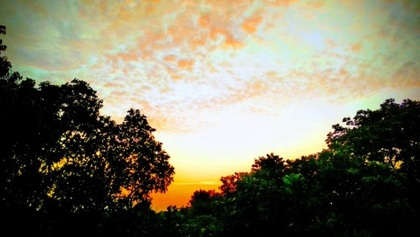
%> input picture Practical 3/image1.jpg, 420 x 237 px, shrunk from 568 x 320 before the run
$ octave HistogramGeneration.m   (GNU Octave 9; MATLAB toolbox functions it lacks are replaced by stand-ins)
%> lines starting %> are read from the running program, lines starting %| are printed output that depends on the picture
original = imread('image1.jpg');
%> original is the input picture: size 237x420x3 uint8; mean R, G, B 124.9, 121.2, 101.2
gray = rgb2gray(original);
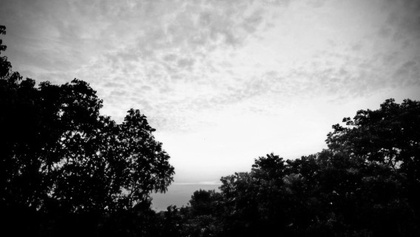
%> gray: size 237x420 uint8; min 0, max 253, mean 120
c = zeros(1,256);
[row, col] = size(gray);
%> row = 237; col = 420

for x = 1:1:row
    for y = 1:1:col
        if gray(x,y) < 1
            continue;
        else
            t = gray(x,y);
        end
        c(t) = c(t) + 1;
    end
end
%> after the loop, c = 256 values, max 6087 at index 1, min 0 at index 254, mean 355.1; t = 3

subplot(1,2,1), imshow(uint8(gray)), title("Original Image");
subplot(1,2,2), bar(c), title("Histogram");
%> after `title("Histogram")`:
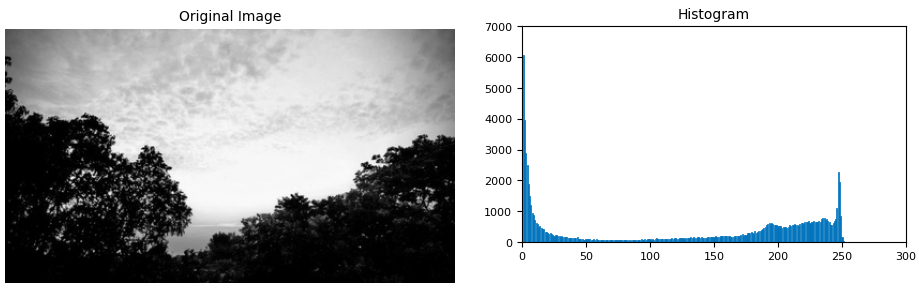
%> figure redrawn from the program's plot data, 2 panels
